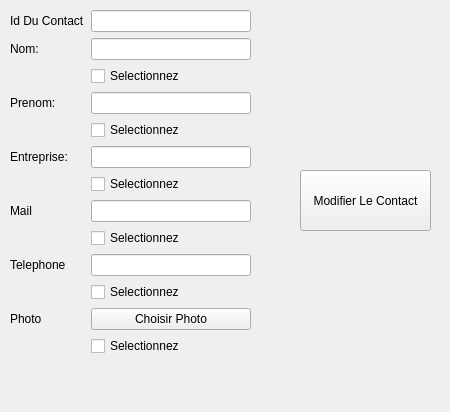
<?xml version="1.0" encoding="UTF-8"?>
<ui version="4.0">
 <class>WidgetModifyContact</class>
 <widget class="QWidget" name="WidgetModifyContact">
  <property name="geometry">
   <rect>
    <x>0</x>
    <y>0</y>
    <width>450</width>
    <height>412</height>
   </rect>
  </property>
  <property name="windowTitle">
   <string>Modifier Le Contact</string>
  </property>
  <widget class="QWidget" name="formLayoutWidget">
   <property name="geometry">
    <rect>
     <x>10</x>
     <y>10</y>
     <width>241</width>
     <height>401</height>
    </rect>
   </property>
   <layout class="QFormLayout" name="formLayout">
    <item row="1" column="0">
     <widget class="QLabel" name="label">
      <property name="text">
       <string>Nom:</string>
      </property>
     </widget>
    </item>
    <item row="1" column="1">
     <widget class="QLineEdit" name="Nom"/>
    </item>
    <item row="2" column="1">
     <widget class="QCheckBox" name="checkName">
      <property name="text">
       <string>Selectionnez</string>
      </property>
     </widget>
    </item>
    <item row="3" column="0">
     <widget class="QLabel" name="label_2">
      <property name="text">
       <string>Prenom:</string>
      </property>
     </widget>
    </item>
    <item row="3" column="1">
     <widget class="QLineEdit" name="Prenom"/>
    </item>
    <item row="5" column="0">
     <widget class="QLabel" name="label_3">
      <property name="text">
       <string>Entreprise:</string>
      </property>
     </widget>
    </item>
    <item row="5" column="1">
     <widget class="QLineEdit" name="Entreprise"/>
    </item>
    <item row="6" column="1">
     <widget class="QCheckBox" name="CheckEntreprise">
      <property name="text">
       <string>Selectionnez</string>
      </property>
     </widget>
    </item>
    <item row="7" column="0">
     <widget class="QLabel" name="label_4">
      <property name="text">
       <string>Mail</string>
      </property>
     </widget>
    </item>
    <item row="7" column="1">
     <widget class="QLineEdit" name="Mail"/>
    </item>
    <item row="8" column="1">
     <widget class="QCheckBox" name="checkMail">
      <property name="text">
       <string>Selectionnez</string>
      </property>
     </widget>
    </item>
    <item row="9" column="0">
     <widget class="QLabel" name="label_5">
      <property name="text">
       <string>Telephone</string>
      </property>
     </widget>
    </item>
    <item row="9" column="1">
     <widget class="QLineEdit" name="Telephone"/>
    </item>
    <item row="10" column="1">
     <widget class="QCheckBox" name="checkPhone">
      <property name="text">
       <string>Selectionnez</string>
      </property>
     </widget>
    </item>
    <item row="11" column="0">
     <widget class="QLabel" name="label_6">
      <property name="text">
       <string>Photo</string>
      </property>
     </widget>
    </item>
    <item row="11" column="1">
     <widget class="QPushButton" name="Photo">
      <property name="text">
       <string>Choisir Photo</string>
      </property>
     </widget>
    </item>
    <item row="12" column="1">
     <widget class="QCheckBox" name="checkPhoto">
      <property name="text">
       <string>Selectionnez</string>
      </property>
     </widget>
    </item>
    <item row="4" column="1">
     <widget class="QCheckBox" name="checkPrenom">
      <property name="text">
       <string>Selectionnez</string>
      </property>
     </widget>
    </item>
    <item row="0" column="1">
     <widget class="QLineEdit" name="id"/>
    </item>
    <item row="0" column="0">
     <widget class="QLabel" name="label_7">
      <property name="text">
       <string>Id Du Contact</string>
      </property>
     </widget>
    </item>
   </layout>
  </widget>
  <widget class="QPushButton" name="Modifier">
   <property name="geometry">
    <rect>
     <x>300</x>
     <y>170</y>
     <width>131</width>
     <height>61</height>
    </rect>
   </property>
   <property name="text">
    <string>Modifier Le Contact</string>
   </property>
  </widget>
 </widget>
 <resources/>
 <connections/>
</ui>
